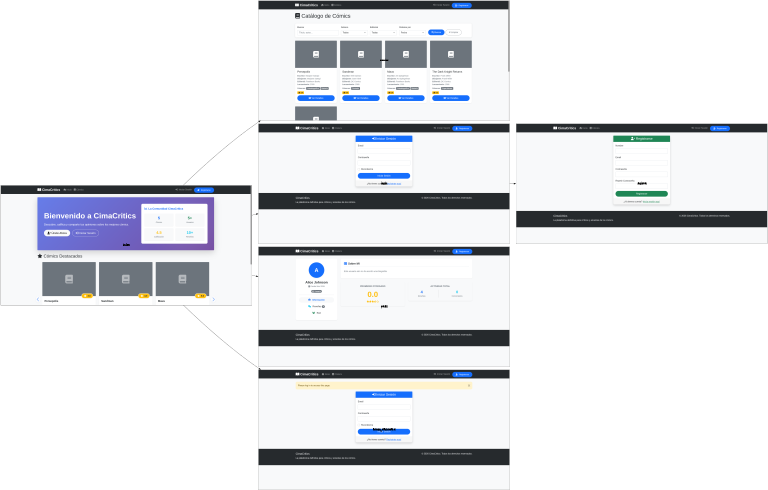

Source code (Python):
from selenium import webdriver
from selenium.webdriver.chrome.service import Service
from graphviz import Digraph
import time

# Configurar Chromedriver
service = Service("/usr/bin/chromedriver")  # ajusta si está en otra ruta
options = webdriver.ChromeOptions()
# Quita el comentario si quieres ver la ventana
# options.add_argument("--headless")
options.add_argument("--window-size=1280,800")

driver = webdriver.Chrome(service=service, options=options)

# Diccionario de pantallas y sus URLs
urls = {
    "index": "http://127.0.0.1:5000/",
    "comics": "http://127.0.0.1:5000/comics",
    "login": "http://127.0.0.1:5000/login",
    "register": "http://127.0.0.1:5000/register",
    "perfil": "http://127.0.0.1:5000/perfil/1",
    "admin_dashboard": "http://127.0.0.1:5000/admin"
}

# Tomar capturas de cada pantalla
for name, url in urls.items():
    driver.get(url)
    time.sleep(2)
    driver.save_screenshot(f"{name}.png")
    print(f"Captura guardada: {name}.png")

driver.quit()

# Crear grafo con imágenes incrustadas
dot = Digraph(comment="Mapa de pantallas CimaCritics")
dot.attr(rankdir="LR", size="8")

for name in urls.keys():
    dot.node(name, label=name, image=f"{name}.png", shape="rect")

# Conexiones principales
dot.edge("index", "comics")
dot.edge("index", "login")
dot.edge("login", "register")
dot.edge("index", "perfil")
dot.edge("index", "admin_dashboard")

# Exportar a PNG y SVG
dot.render("mapa_pantallas", format="png")
dot.render("mapa_pantallas", format="svg")
print("Mapa de pantallas generado en mapa_pantallas.png y mapa_pantallas.svg")
